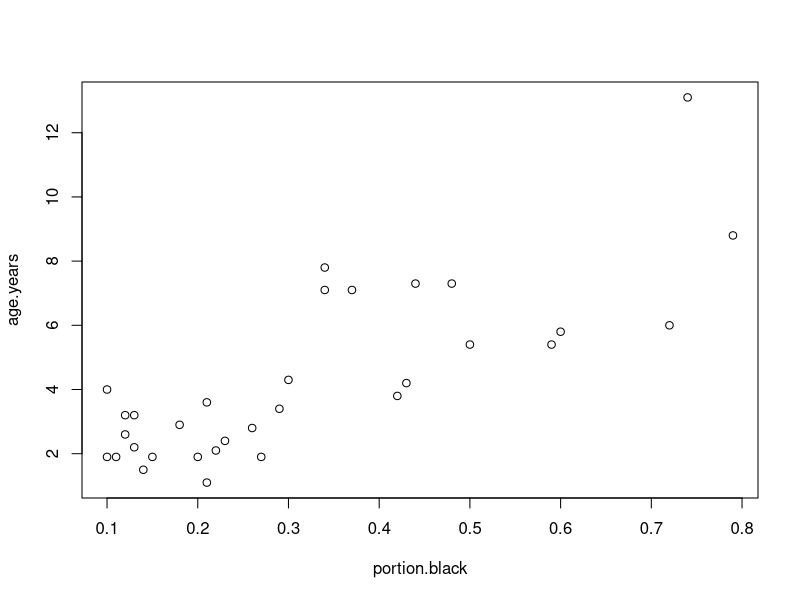
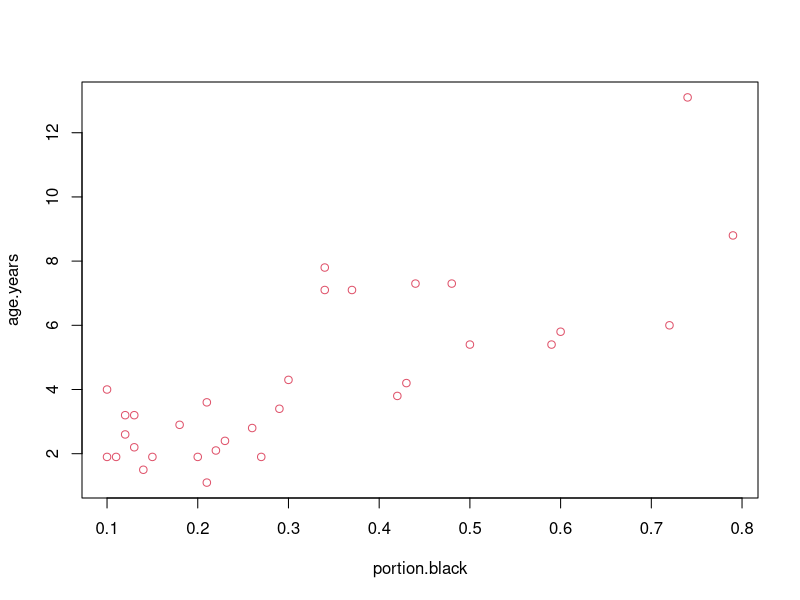
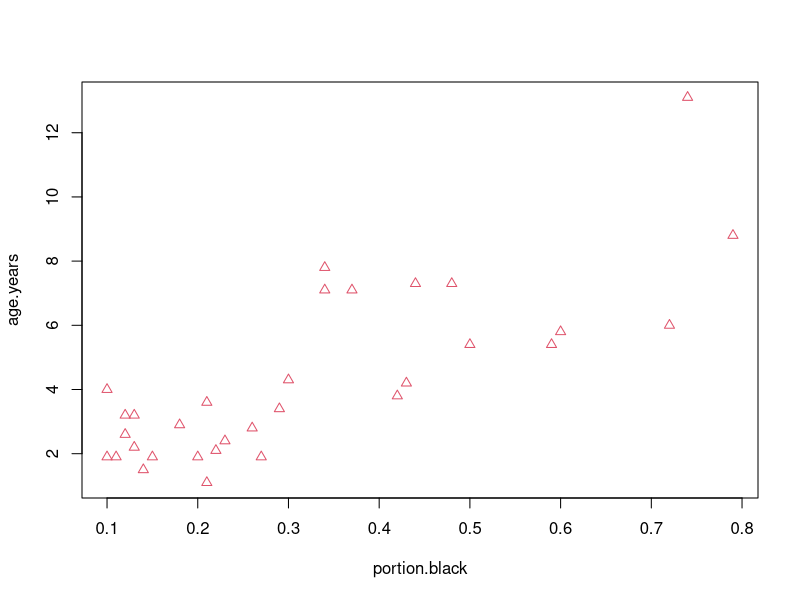
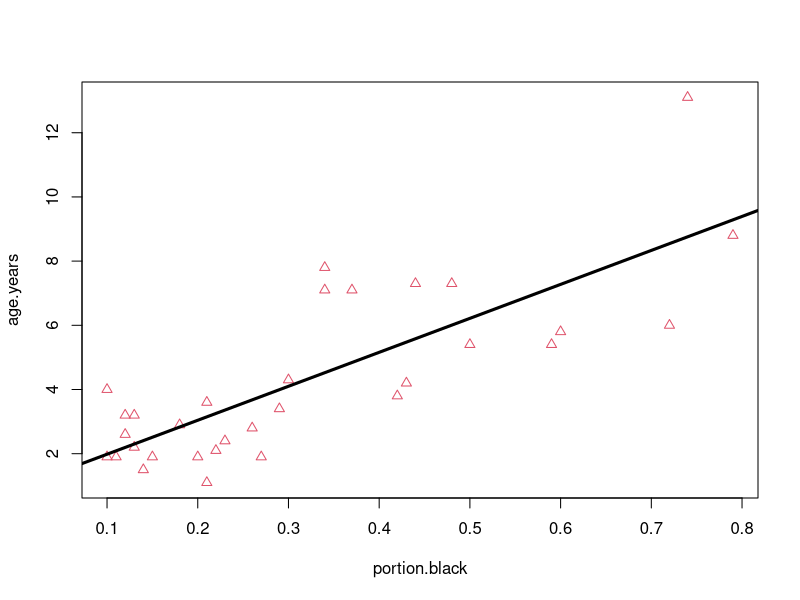
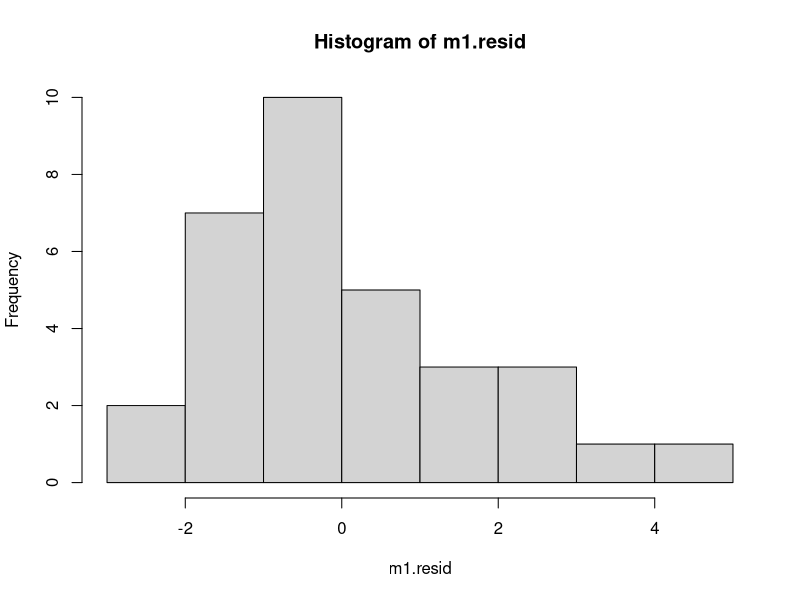
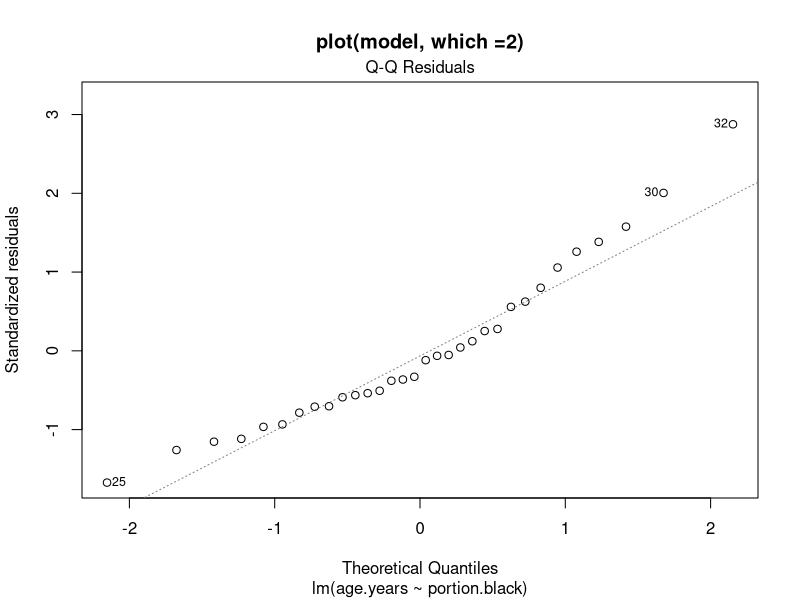
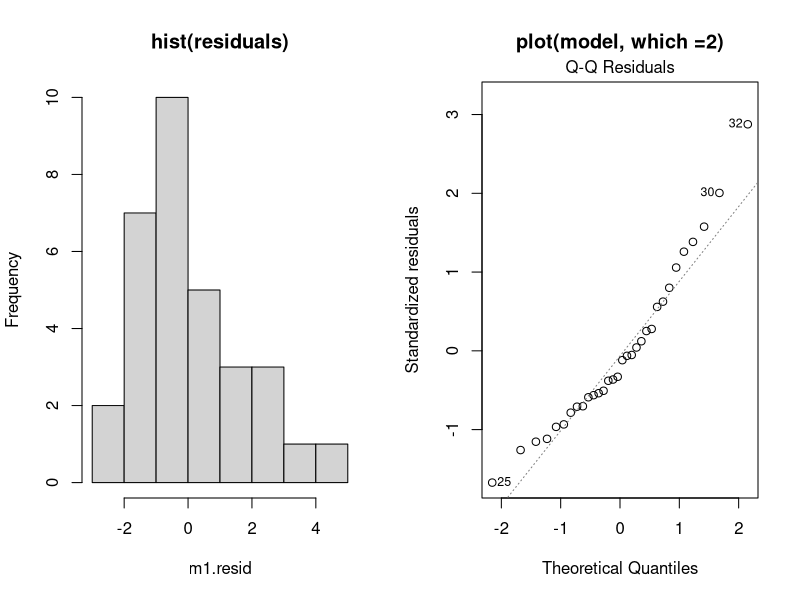
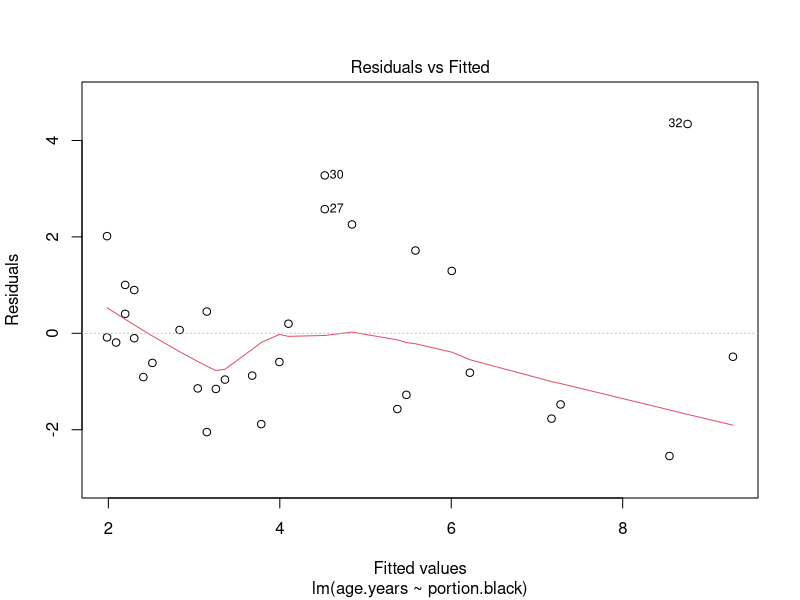

Here is the R script that generated these plots, in order:
## ---- chunk 1
knitr::opts_chunk$set(echo = TRUE)
## ---- chunk 2
#The following sets up the data fro the analysis
#Set working directory

setwd("C:/Users/lisanjie2/Desktop/TEACHING/1_STATS_CalU/1_STAT_CalU_2016_by_NLB/Lecture/Unit3_regression/last_week")
## ---- chunk 3
dat <- read.csv("lion_age_by_pop.csv")
## ---- chunk 4
plot(age.years ~ portion.black, 
     data = dat)
## ---- chunk 5
plot(age.years ~ portion.black, 
     data = dat,
     col = 2)
## ---- chunk 6
plot(age.years ~ portion.black, 
     data = dat,
     col = 2,
     pch = 2)
## ---- chunk 7
m1 <- lm(age.years ~ portion.black, data = dat)
## ---- chunk 8
summary(m1)
## ---- chunk 9
#plot data
plot(age.years ~ portion.black, 
     data = dat,
     col = 2,
     pch = 2)

#add regression line
abline(m1,
       lwd = 3)
## ---- chunk 10
m1.resid <- resid(m1)
## ---- chunk 11
hist(m1.resid)
## ---- chunk 12
plot(m1, which = 2, 
     main  = "plot(model, which =2)")
## ---- chunk 13
#Set par()
par(mfrow = c(1,2))

#make histogram of residuals
hist(m1.resid, main = "hist(residuals)")

#make qqplot
plot(m1, which = 2,
     main  = "plot(model, which =2)")

#re-set par()
par(mfrow = c(1,1))
## ---- chunk 14
plot(m1, 
     which=1)
## ---- chunk 15
#plot residuals
plot(m1, 
     which=1,
     main = "plot(m1, which = 1)")

arrows(x0 = 2,y0 = -1,
       x1=9, y1 = -2.75,
       col = 2, lwd = 2,length = 0.1)
arrows(x0 = 2,y0 = 2.5,
       x1=9, y1 = 5.25,
       col = 2, lwd = 2,length = 0.1)
## ---- chunk 16
#plot data
plot(age.years ~ portion.black, 
     data = dat,
     col = 2,
     pch = 2)

#add regression line
abline(m1,
       lwd = 3)
## ---- chunk 17
plot(age.years ~ portion.black, 
     data = dat,
     col = 2,
     pch = 2,
     ylim = c(1,13.5))

#add regression line
abline(m1,
       lwd = 3)

arrows(x0 = 0.65,y0 = 13.1,
       x1 = 0.72, y1 = 13.1, 
       lwd = 5,
       col = 3,
       length = 0.1)
## ---- chunk 18
plot(age.years ~ portion.black, 
     data = dat,
     col = 2,
     pch = 2,
     ylim = c(1,13.5))

arrows(x0 = 0.65,y0 = 13.1,
       x1 = 0.72, y1 = 13.1, 
       lwd = 5,
       col = 3,
       length = 0.1)
text(x = 0.64,13.25,labels = "Potential outlier",pos =2)


#add regression line
abline(m1,
       lwd = 3)

#plot residual
i.max <- which.max(dat$age.years)

x.obs <- dat$portion.black[i.max]
y.hat <- predict(m1, newdata = dat[i.max,])
y.obs <- dat$age.years[i.max]

arrows(x0 = x.obs, y0 = y.hat,
       x1 = x.obs, y1 = y.obs, 
       lwd = 5,
       col = 3,
       length = 0.01,)

text(x = 0.74,11,labels = "Residual of the outlier",pos =2)



## ---- chunk 19
plot(m1, which = 5)

inf <- influence.measures(m1)

hat32 <- inf$infmat[32,"hat"]
r32 <- rstandard(m1)[32]
arrows(x0 = 0.125,x1 = c(hat32-0.015),
       y0 = r32, y1 =r32)

## ---- chunk 20
par(mfrow = c(2,2))

#plot histogram of residual
hist(m1.resid)

#plot qqplot
plot(m1, which = 2)

#Plot residual vs. fitted
plot(m1, which = 1)

#plot outlier diagnostics
plot(m1, which = 5)

#reset par
par(mfrow = c(1,1))
## ---- chunk 21
m1.log <- lm( log(age.years) ~ portion.black, data = dat)
## ---- chunk 22
plot( log(age.years) ~ portion.black, data = dat)
abline(m1.log, col = 2, lwd = 2)
## ---- chunk 23
summary(m1.log)
## ---- chunk 24
m1.log.resid <- resid(m1.log)
## ---- chunk 25
hist(m1.log.resid)
## ---- chunk 26
plot(m1.log, which = 2)
## ---- chunk 27
#Set par()
par(mfrow = c(1,2))

#make histogram of residuals
hist(m1.log.resid)

#make qqplot
plot(m1.log, which = 2)

#re-set par()
par(mfrow = c(1,1))
## ---- chunk 28
plot(m1.log, 
     which=1)
## ---- chunk 29
#plot data
plot(log(age.years) ~ portion.black, 
     data = dat,
     col = 2,
     pch = 2)

#add regression line
abline(m1.log,
       lwd = 3)
## ---- chunk 30
plot(log(age.years) ~ portion.black, 
     data = dat,
     col = 2,
     pch = 2)

#add regression line for logged data
abline(m1.log,
       lwd = 3)

arrows(x0 = 0.65,y0 = log(13.1),
       x1 = 0.72, y1 = log(13.1), 
       lwd = 5,
       col = 3,
       length = 0.1)
## ---- chunk 31
plot( log(age.years) ~ portion.black, 
     data = dat,
     col = 2,
     pch = 2)

#add regression line
abline(m1.log,
       lwd = 3)

#plot residual
i.max <- which.max(dat$age.years)

x.obs <- dat$portion.black[i.max]
y.hat <- predict(m1.log, newdata = dat[i.max,])
y.obs <- dat$age.years[i.max]

arrows(x0 = x.obs,y0 = y.hat,
       x1 = x.obs, y1 = log(y.obs), 
       lwd = 5,
       col = 3,
       length = 0.01,)

text(x = 0.65,log(11.5),labels = "Residual")



## ---- chunk 32
plot(m1.log, which = 5)
## ---- chunk 33
par(mfrow = c(2,2))

#1)plot histogram of residual
m1.log.resid <- resid(m1.log)
hist(m1.log.resid)

#2)plot qqplot
plot(m1.log, which = 2)

#3)Plot residual vs. fitted
plot(m1.log, which = 1)

#4)plot outlier diagnostics
plot(m1.log, which = 5)

#reset par
par(mfrow = c(1,1))
## ---- chunk 34
plot(age.years ~ portion.black, 
     data = dat)
## ---- chunk 35
dat.nooutlier <- dat[-32,]
plot(age.years ~ portion.black, 
     data = dat.nooutlier)
## ---- chunk 36
scatter.smooth(dat.nooutlier$portion.black, 
               dat.nooutlier$age.years,
               lpars = list(col = 2, lwd =2))
## ---- chunk 37
scatter.smooth(dat.nooutlier$portion.black, 
               log(dat.nooutlier$age.years),  #log this line
               lpars = list(col = 2, 
                            lwd =2))
## ---- chunk 38
m2.x2 <- lm(age.years ~ portion.black +
                 I(portion.black^2),  #Note the I!!!!
     data = dat.nooutlier)
## ---- chunk 39
summary(m2.x2)
## ---- chunk 40

#predictiosn
m2.x2preds <- fitted(m2.x2)


plot(m2.x2preds ~ dat.nooutlier$age.years)

#add predictions to dataframe
dat.nooutlier$m2.x2preds <- m2.x2preds


#plot RAW data with smoother
scatter.smooth(dat.nooutlier$portion.black, 
               dat.nooutlier$age.years,  #log this line
               lpars = list(col = 2, 
                            lwd =2))

# ADD line of the non-linear model with x^2
i <- order(dat.nooutlier$portion.black)
points(m2.x2preds ~ portion.black, dat.nooutlier[i,], type = "l", col = 3, lwd = 2, lty = 2)
legend("topleft", legend = c("smoother","x^2 model"),col = c(2:3), lty = c(1:2), cex = 0.8)

## ---- chunk 41
plot(age.years ~ portion.black, 
     data = dat)
abline(m1)
R2 <- round(summary(m1)$adj.r.squared,2)
R2 <- paste("R^2 = ",R2)
legend("topleft", legend =  R2)
## ---- chunk 42
n <- dim(dat)[1]

#Plot raw data
plot(age.years ~ portion.black, 
     data = dat, ylim = c(0,14))
abline(m1)
x.obs <- dat$portion.black
y.preds <- predict(m1)
y.obs <- dat$age.years

y.noise.worse <- ifelse(y.obs > y.preds, c(y.obs+0.5), 
                  c(y.obs-0.5))

#model noise
m1.noise.worse <- lm(y.noise.worse ~ x.obs)

#plot noise
points(y.noise.worse ~ x.obs, 
     data = dat, col = 2)

R2.obs <- round(summary(m1)$adj.r.squared,2)
R2.obs <- paste("R^2 orig = ",R2.obs)

R2.worse <- round(summary(m1.noise.worse)$adj.r.squared,2)
R2.worse <- paste("R^2 = ",R2.worse)


legend("topleft", legend =  c(R2.obs,R2.worse), col = c(1,2),
       pch = 1)
## ---- chunk 43
n <- dim(dat)[1]

#Plot raw data
plot(age.years ~ portion.black, 
     data = dat, ylim = c(0,14))
abline(m1)
x.obs <- dat$portion.black
y.preds <- predict(m1)
y.obs <- dat$age.years

y.noise.better <- ifelse(y.obs > y.preds, c(y.obs-0.5), 
                  c(y.obs+0.5))

#model noise
m1.noise.better <- lm(y.noise.better ~ x.obs)

#plot noise
points(y.noise.better ~ x.obs, 
     data = dat, col = 2)

R2.obs <- round(summary(m1)$adj.r.squared,2)
R2.obs <- paste("R^2 = ",R2.obs)

R2.better <- round(summary(m1.noise.better)$adj.r.squared,2)
R2.better <- paste("R^2 = ",R2.better)


legend("topleft", legend =  c(R2.obs,R2.better), col = c(1,2),
       pch = 1)
## ---- chunk 44
n <- dim(dat)[1]

#Plot raw data
plot(age.years ~ portion.black, 
     data = dat, ylim = c(0,14))
abline(m1)
x.obs <- dat$portion.black
y.preds <- predict(m1)
y.obs <- dat$age.years

y.perfect <- y.preds

#model noise
m1.perfect <- lm(y.perfect ~ x.obs)

#plot noise
points(y.perfect ~ x.obs, 
     data = dat, col = 2)

R2.obs <- round(summary(m1)$adj.r.squared,2)
R2.obs <- paste("R^2 = ",R2.obs)

R2.perfect <- round(summary(m1.perfect)$adj.r.squared,2)
R2.perfect <- paste("R^2 = ",R2.perfect)


legend("topleft", legend =  c(R2.obs,R2.perfect), col = c(1,2),
       pch = 1)
